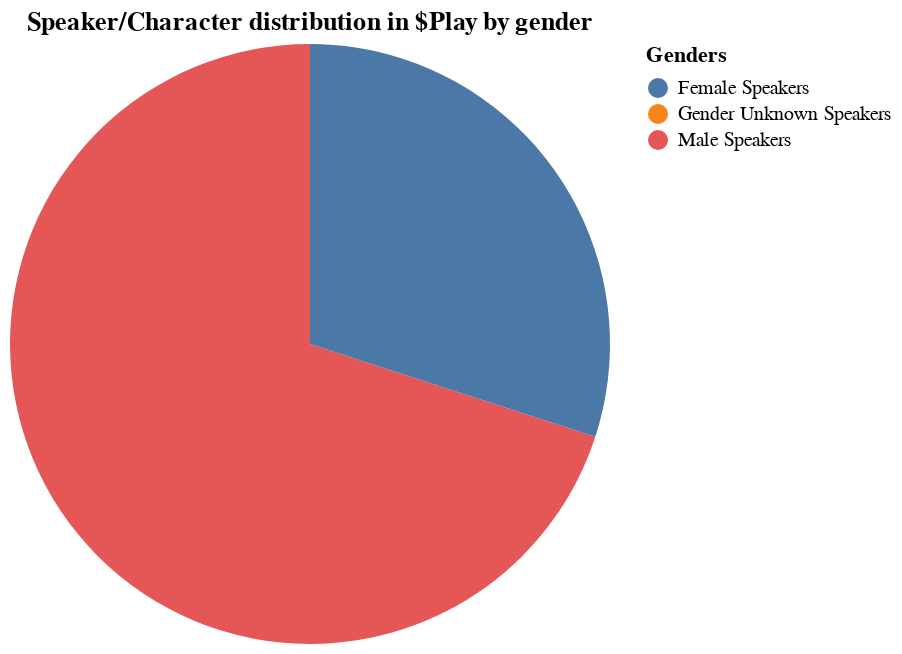

Write notebook code for a chart like this one.
### Code cell
# data for num speaker pie char
speakers=playMetadata[['num_of_speakers_male', 'num_of_speakers_female', 'num_of_speakers_unknown']]
#print(speakers)
labelSpeakerList = ['Male Speakers', 'Female Speakers', 'Gender Unknown Speakers'] 

speakersAlt = pd.DataFrame({'Genders':labelSpeakerList, 'Number of Speakers':speakers.loc[0,:].values.tolist()})

numeberSpeakerGenderPieAlt = alt.Chart(speakersAlt, title='Speaker/Character distribution in $Play by gender' ).mark_arc().encode(
    theta='Number of Speakers',
    color='Genders:N'
)
numeberSpeakerGenderPieAlt #todo's add marks ie percentages

### Figure 1 — Vega-Lite specification as saved in the notebook (floating-point values rounded to 4 significant figures)
{"config": {"view": {"continuousWidth": 300, "continuousHeight": 300}}, "data": {"name": "data-306141e7886ea02723d228c784d3948f"}, "mark": {"type": "arc"}, "encoding": {"color": {"field": "Genders", "type": "nominal"}, "theta": {"field": "Number of Speakers", "type": "quantitative"}}, "title": "Speaker/Character distribution in $Play by gender", "$schema": "https://vega.github.io/schema/vega-lite/v5.15.1.json", "datasets": {"data-306141e7886ea02723d228c784d3948f": [{"Genders": "Male Speakers", "Number of Speakers": 14}, {"Genders": "Female Speakers", "Number of Speakers": 6}, {"Genders": "Gender Unknown Speakers", "Number of Speakers": 0}]}}
